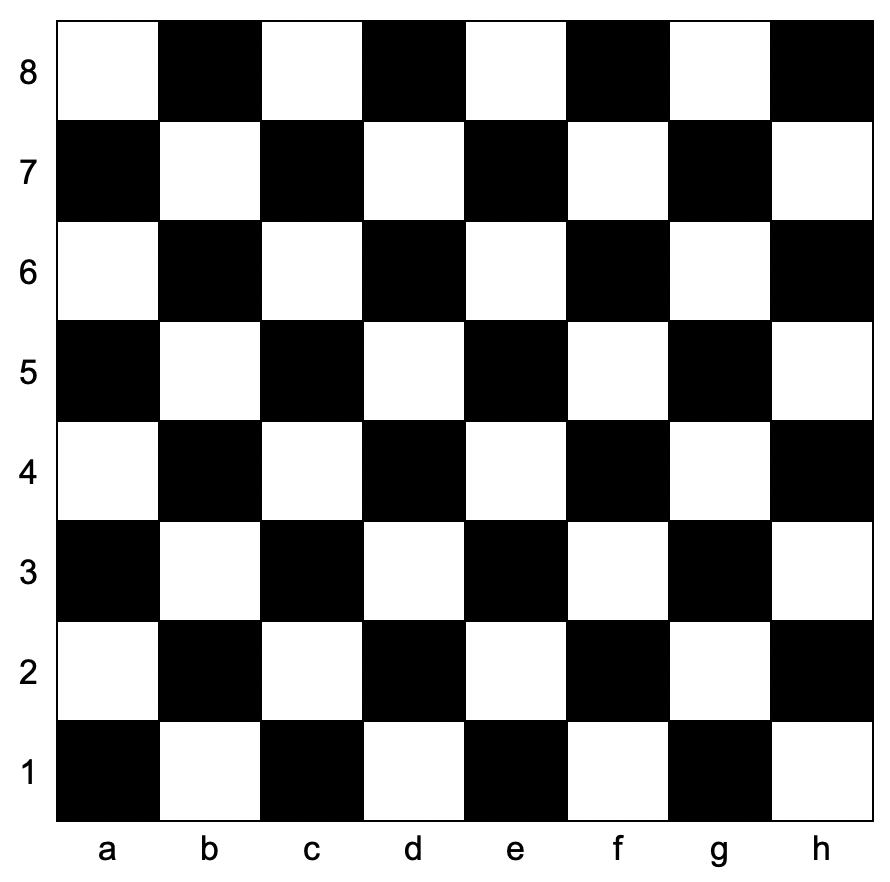
#> input picture device-mediapipe/chessboard.png, 890 x 882 px
$ python calibration.py
#> lines starting #> are read from the running program, lines starting #| are printed output that depends on the picture; after the words box and inside, x2 and y2 are one past the last pixel; in counts of white or black regions, pixels touching at a corner belong together
import numpy as np
import cv2

def main():
    print("calibration.py")
    # 定义棋盘格的行列数
    rows = 7
    cols = 7

    # 创建棋盘格的3D坐标
    objp = np.zeros((rows*cols, 3), np.float32)
    objp[:,:2] = np.mgrid[0:cols, 0:rows].T.reshape(-1, 2)


    # 创建空数组来存储棋盘格的2D坐标和3D坐标
    objpoints = []
    imgpoints = []

    # 读取图像
    img = cv2.imread('chessboard.png')
#> img is the input picture: shape (882, 890, 3); mean B, G, R 142.9, 142.9, 142.9

    # 转换为灰度图像
    gray = cv2.cvtColor(img, cv2.COLOR_BGR2GRAY)

    # 查找棋盘格的角点
    ret, corners = cv2.findChessboardCorners(gray, (cols, rows), None)
#> ret = True; corners = 49 rows, first 8: [158.5, 120.5], [260.5, 120.5], [362.5, 120.5], [464.5, 120.5], [566.5, 120.5], [668.5, 120.5], [770.5, 120.5], [158.5, 220.5]

    # 如果找到了角点，则添加到数组中
    if ret == True:
        objpoints.append(objp)
        imgpoints.append(corners)

        # 绘制角点并显示
        cv2.drawChessboardCorners(img, (cols, rows), corners, ret)
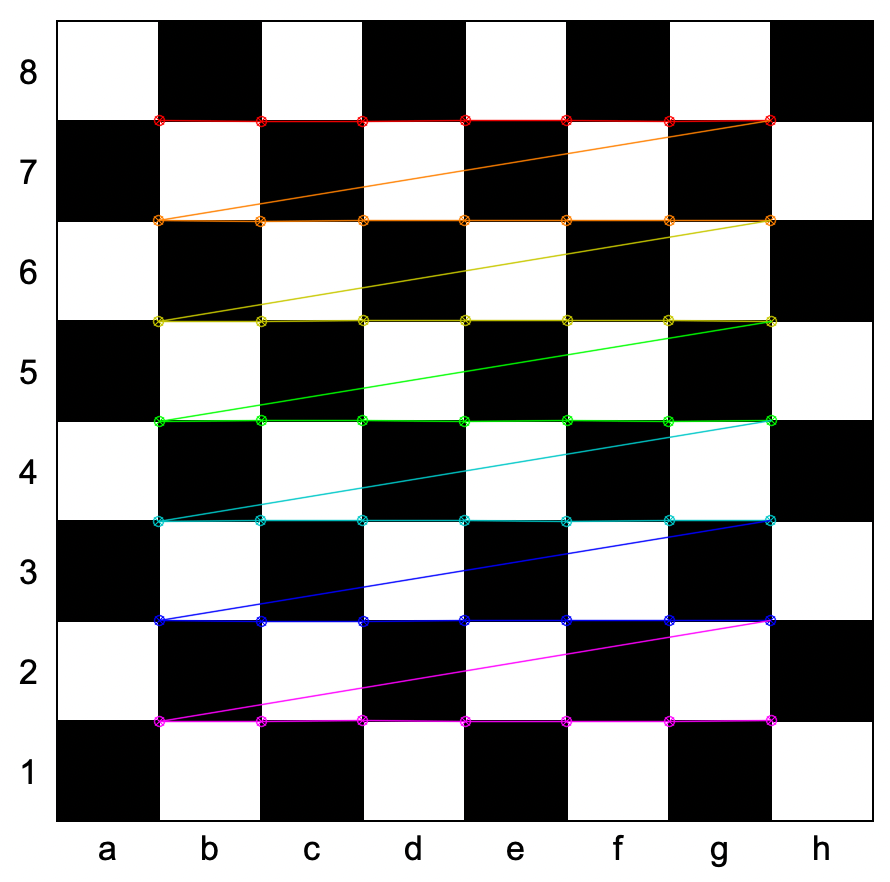
#> img: shape (882, 890, 3); 3.54% of pixels changed, all inside (x1, y1, x2, y2) = (152, 114, 778, 728)
        cv2.imshow('img', img)
        cv2.waitKey(0)
    print(objpoints,imgpoints)
#> (printed output is left out)
    # 进行相机标定
    ret, mtx, dist, rvecs, tvecs = cv2.calibrateCamera(objpoints, imgpoints, gray.shape[::-1], None, None)
#> ret = 0.00289; mtx = [[3021527.5, 0, 444], [0, 2962284.3, 440.6], [0, 0, 1]]; dist = [[0.00609, 1.21e-10, 0.00111, 0.00463, 2.59e-18]]; rvecs = ([-0.000541, -0.00195, -2.14e-06],); tvecs = ([-2.8, -3.2, 29622.8],)

    # 打印相机内部参数和畸变系数
    print("Camera matrix:")
    print(mtx)
#| [[3.02152754e+06 0.00000000e+00 4.44010592e+02]
#|  [0.00000000e+00 2.96228425e+06 4.40641172e+02]
#|  [0.00000000e+00 0.00000000e+00 1.00000000e+00]]
    print("Distortion coefficients:")
    print(dist)
#| [[6.09438401e-03 1.21127029e-10 1.11105191e-03 4.62553799e-03
#|   2.58709681e-18]]

    # pnp算法
    # 3D点坐标
    points_3d = np.array([[0, 0, 0], [0, 1, 0], [1, 1, 0], [1, 0, 0]], dtype=np.float32)
    # 2D点坐标
    points_2d = np.array([[0, 0], [0, 100], [100, 100], [100, 0]], dtype=np.float32)
    # 执行pnp算法
    success, rvec, tvec = cv2.solvePnP(points_3d, points_2d, mtx, dist)
#> success = True; rvec = [0.000116, -0.198, -1.31e-05]; tvec = [-4.35, -4.41, 29622.7]
    if success:
        print("旋转向量：", rvec)
#| 旋转向量： [[ 1.16403950e-04]
#|  [-1.98471893e-01]
#|  [-1.30936483e-05]]
        print("平移向量：", tvec)
#| 平移向量： [[-4.35303826e+00]
#|  [-4.40639837e+00]
#|  [ 2.96226824e+04]]

if __name__ == '__main__':
    main()
